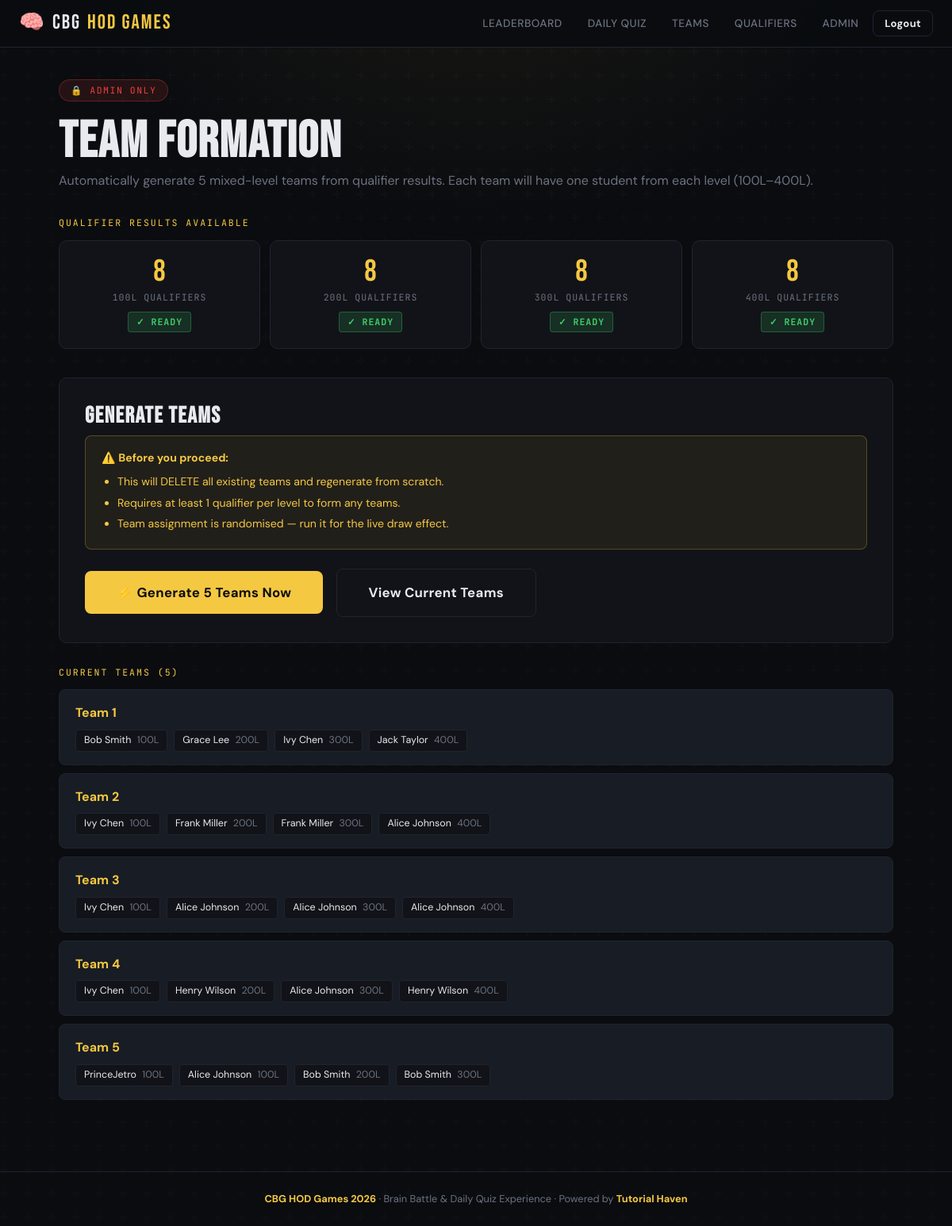
Before: /team-formation/ (signed in) with the older database file.
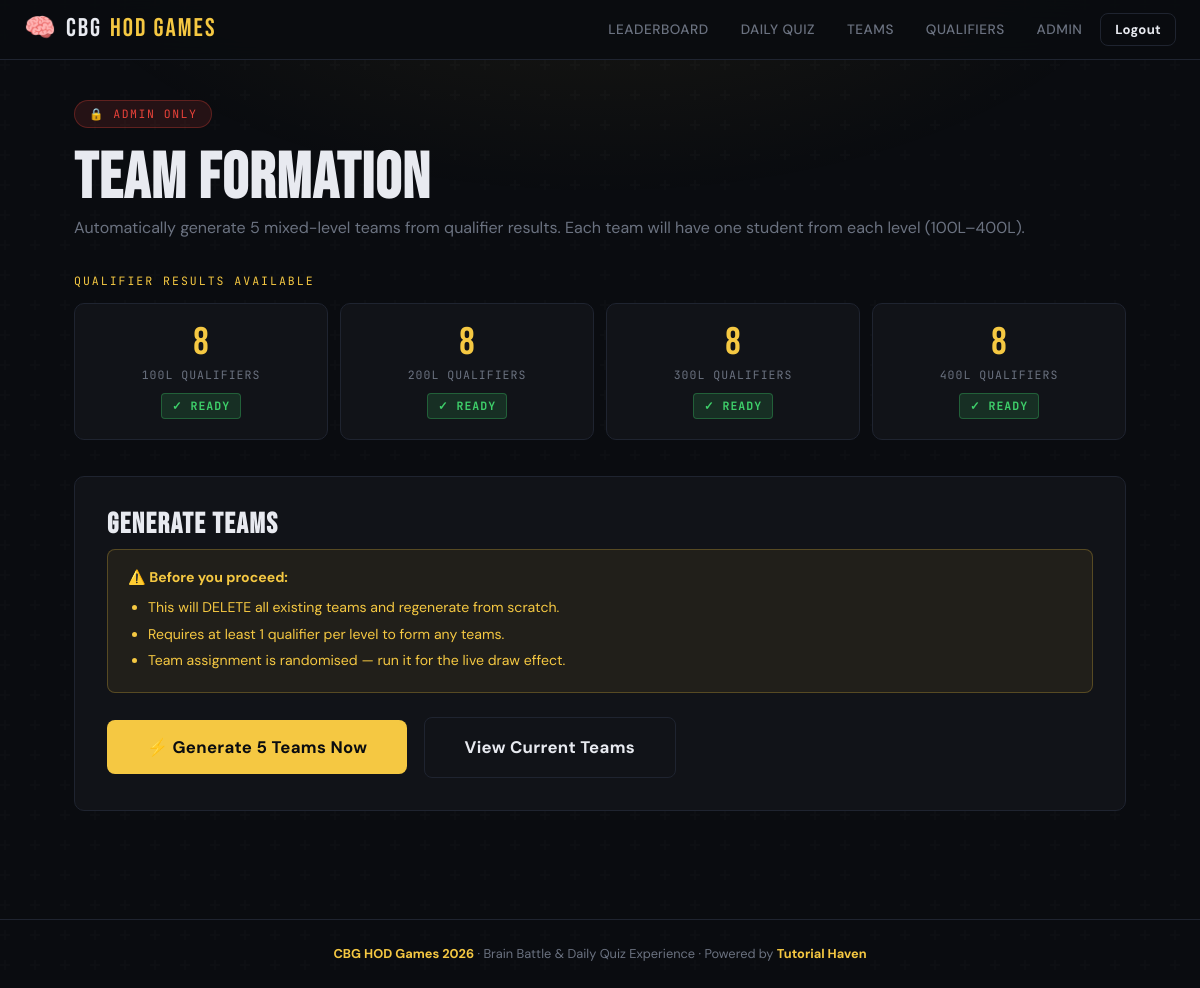
After: the same page with the newer database file.
### main/models.py (models this page shows, shortened)
class Team(models.Model):
    name = models.CharField(max_length=50)
    color = models.CharField(max_length=20, blank=True,
                             help_text="Optional team color for display e.g. #FF5733")
    total_score = models.IntegerField(default=0,
                                      help_text="Updated live during finals")
    created_at = models.DateTimeField(auto_now_add=True)

class TeamMember(models.Model):
    team = models.ForeignKey(Team, on_delete=models.CASCADE, related_name='members')
    participant = models.ForeignKey(Participant, on_delete=models.CASCADE,
                                    related_name='team_membership')
    class Meta:
        unique_together = ('team', 'participant')

class Participant(models.Model):
    user = models.OneToOneField('auth.User', on_delete=models.CASCADE)
    level = models.CharField(max_length=10, choices=[
        ('100', '100L'),
        ('200', '200L'),
        ('300', '300L'),
        ('400', '400L'),
    ])
    phone = models.CharField(max_length=15, blank=True)  # optional contact
    created_at = models.DateTimeField(auto_now_add=True)

### main/views.py (the view, shortened to what this page needs)
# urls.py: path('team-formation/', views.team_formation, name='team_formation'),  # admin
def team_formation(request):
    if not request.user.is_staff:
        return redirect('home')
    existing_teams = Team.objects.prefetch_related('members__participant__user').all()
    return render(request, 'team_formation.html', {
        'existing_teams': existing_teams,
        'qualifier_counts': {
            level: Leaderboard.objects.filter(
                quiz__quiz_type='qualifier',
                participant__level=level
            ).count()
            for level in ['100', '200', '300', '400']
        }
    })

### templates/team_formation.html (shortened to what this page needs)
{% extends "base.html" %}
{% block content %}
<div class="fade-up">
  <div class="admin-badge">🔒 Admin Only</div>
  <h1>TEAM FORMATION</h1>
  <p style="color:var(--muted);margin-bottom:32px;">
    Automatically generate 5 mixed-level teams from qualifier results.
    Each team will have one student from each level (100L–400L).
  </p>
</div>
<div class="fade-up-2">
  <div class="label" style="margin-bottom:12px;">Qualifier Results Available</div>
  <div class="qualifier-check">
    {% for level, count in qualifier_counts.items %}
    <div class="qual-card">
      <div class="qual-num {% if count < 5 %}insufficient{% endif %}">{{ count }}</div>
      <div class="qual-label">{{ level }}L Qualifiers</div>
      <div class="qual-status">
        {% if count >= 5 %}
          <span class="badge badge-green">✓ Ready</span>
        {% elif count > 0 %}
          <span class="badge badge-gold">⚠ {{ count }}/5</span>
        {% else %}
          <span class="badge badge-red">✗ None</span>
        {% endif %}
      </div>
    </div>
    {% endfor %}
  </div>
</div>
<div class="formation-card fade-up-3">
  <h2 style="font-size:1.8rem;margin-bottom:8px;">Generate Teams</h2>
  <div class="warning-box">
    ⚠️ <strong>Before you proceed:</strong>
    <ul>
      <li>This will DELETE all existing teams and regenerate from scratch.</li>
      <li>Requires at least 1 qualifier per level to form any teams.</li>
      <li>Team assignment is randomised — run it for the live draw effect.</li>
    </ul>
  </div>
  <form method="post" onsubmit="return confirm('Generate 5 new teams? This will clear any existing teams.')">
    <button type="submit" class="btn btn-primary btn-lg">
      ⚡ Generate 5 Teams Now
    </button>
    <a href="{% url 'teams' %}" class="btn btn-outline btn-lg" style="margin-left:12px;">
      View Current Teams
    </a>
  </form>
</div>
{% if existing_teams %}
<div class="fade-up-4">
  <div class="label" style="margin-bottom:12px;">Current Teams ({{ existing_teams|length }})</div>
  {% for team in existing_teams %}
  <div class="existing-team">
    <h4>{{ team.name }}</h4>
    <div class="members">
      {% for member in team.members.all %}
        <span class="member-chip">
          {{ member.participant.user.get_full_name|default:member.participant.user.username }}
          <span style="color:var(--muted);margin-left:4px;">{{ member.participant.level }}L</span>
        </span>
      {% empty %}
        <span style="color:var(--muted);font-size:0.82rem;">No members</span>
      {% endfor %}
    </div>
  </div>
  {% endfor %}
</div>
{% endif %}
{% endblock %}

Changed rows visible on the page:
removed Team: name "Team 1"
removed TeamMember: participant.user.get_full_name "Bob Smith", participant.level "100", shown under "Team 1"
removed TeamMember: participant.user.get_full_name "Grace Lee", participant.level "200", shown under "Team 1"
removed TeamMember: participant.user.get_full_name "Ivy Chen", participant.level "300", shown under "Team 1"
removed TeamMember: participant.user.get_full_name "Jack Taylor", participant.level "400", shown under "Team 1"
removed Team: name "Team 2"
removed TeamMember: participant.user.get_full_name "Ivy Chen", participant.level "100", shown under "Team 2"
removed TeamMember: participant.user.get_full_name "Frank Miller", participant.level "200", shown under "Team 2"
removed TeamMember: participant.user.get_full_name "Frank Miller", participant.level "300", shown under "Team 2"
removed TeamMember: participant.user.get_full_name "Alice Johnson", participant.level "400", shown under "Team 2"
removed Team: name "Team 3"
removed TeamMember: participant.user.get_full_name "Ivy Chen", participant.level "100", shown under "Team 3"
removed TeamMember: participant.user.get_full_name "Alice Johnson", participant.level "200", shown under "Team 3"
removed TeamMember: participant.user.get_full_name "Alice Johnson", participant.level "300", shown under "Team 3"
removed TeamMember: participant.user.get_full_name "Alice Johnson", participant.level "400", shown under "Team 3"
removed Team: name "Team 4"
removed TeamMember: participant.user.get_full_name "Ivy Chen", participant.level "100", shown under "Team 4"
removed TeamMember: participant.user.get_full_name "Henry Wilson", participant.level "200", shown under "Team 4"
removed TeamMember: participant.user.get_full_name "Alice Johnson", participant.level "300", shown under "Team 4"
removed TeamMember: participant.user.get_full_name "Henry Wilson", participant.level "400", shown under "Team 4"
removed Team: name "Team 5"
removed TeamMember: participant.user.get_full_name "PrinceJetro", participant.level "100", shown under "Team 5"
removed TeamMember: participant.user.get_full_name "Alice Johnson", participant.level "100", shown under "Team 5"
removed TeamMember: participant.user.get_full_name "Bob Smith", participant.level "200", shown under "Team 5"
removed TeamMember: participant.user.get_full_name "Bob Smith", participant.level "300", shown under "Team 5"
Other visible differences:
{{ existing_teams|length }}: "5" → (not shown)
text no longer shown: "CURRENT TEAMS ( )"
